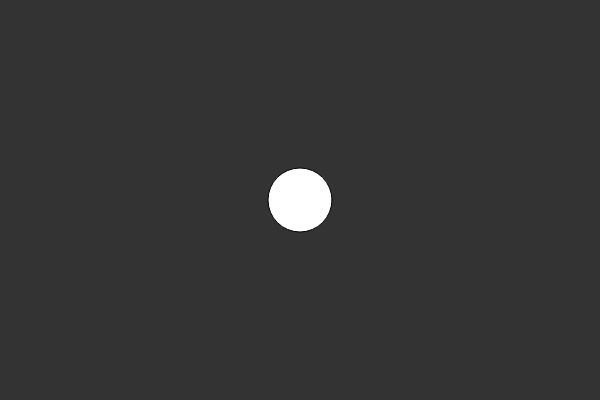
Frame 1 (no input)
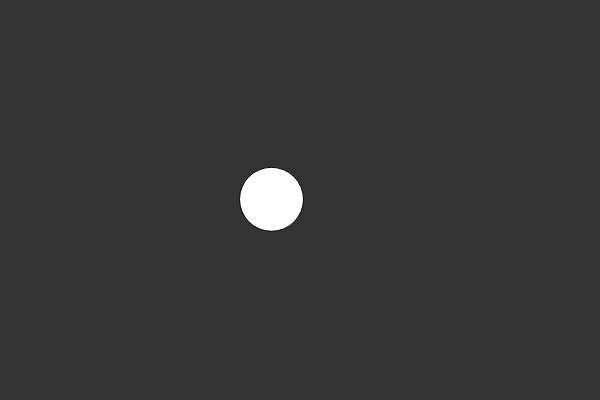
Frame 60 (no input)
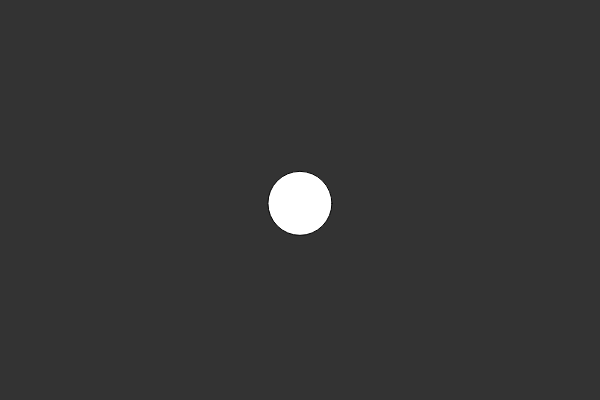
Frame 120 (the mouse pressed at the canvas centre since frame 60)

The p5.js sketch that drew these frames (run headless with seeded random() and noise() and a simulated clock; from frame 60 on, the mouse is pressed at the canvas centre):

// p5.js sketch
// ── sketch.js

var x; // variables
var y;

function setup() {  // function declaration
  createCanvas(600, 400); // instead of size()
  x = width/2;
  y = height/2;
}

function draw() {
  
  background(51);


  fill(255);
  ellipse(x, y, 64, 64);

  y = y + random(-1, 1);

  if (mouseX > x) {
    x = x + random(0,1);
  } else {
    x = x - random(0,1);
  }

}
